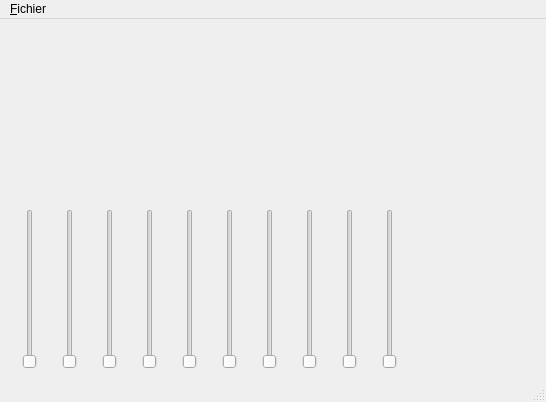
<?xml version="1.0" encoding="UTF-8"?>
<ui version="4.0">
 <class>Fenetre</class>
 <widget class="QMainWindow" name="Fenetre">
  <property name="geometry">
   <rect>
    <x>0</x>
    <y>0</y>
    <width>546</width>
    <height>402</height>
   </rect>
  </property>
  <property name="windowTitle">
   <string>C_CADRE</string>
  </property>
  <property name="ID" stdset="0">
   <number>100</number>
  </property>
  <widget class="QWidget" name="centralwidget">
   <widget class="C_SLIDER" name="Harmonique_0">
    <property name="geometry">
     <rect>
      <x>20</x>
      <y>190</y>
      <width>19</width>
      <height>160</height>
     </rect>
    </property>
    <property name="orientation">
     <enum>Qt::Vertical</enum>
    </property>
    <property name="ID" stdset="0">
     <number>0</number>
    </property>
   </widget>
   <widget class="C_SLIDER" name="Harmonique_1">
    <property name="geometry">
     <rect>
      <x>60</x>
      <y>190</y>
      <width>19</width>
      <height>160</height>
     </rect>
    </property>
    <property name="orientation">
     <enum>Qt::Vertical</enum>
    </property>
    <property name="ID" stdset="0">
     <number>1</number>
    </property>
   </widget>
   <widget class="C_SLIDER" name="Harmonique_2">
    <property name="geometry">
     <rect>
      <x>100</x>
      <y>190</y>
      <width>19</width>
      <height>160</height>
     </rect>
    </property>
    <property name="orientation">
     <enum>Qt::Vertical</enum>
    </property>
    <property name="ID" stdset="0">
     <number>2</number>
    </property>
   </widget>
   <widget class="C_SLIDER" name="Harmonique_3">
    <property name="geometry">
     <rect>
      <x>140</x>
      <y>190</y>
      <width>19</width>
      <height>160</height>
     </rect>
    </property>
    <property name="orientation">
     <enum>Qt::Vertical</enum>
    </property>
    <property name="ID" stdset="0">
     <number>3</number>
    </property>
   </widget>
   <widget class="C_SLIDER" name="Harmonique_4">
    <property name="geometry">
     <rect>
      <x>180</x>
      <y>190</y>
      <width>19</width>
      <height>160</height>
     </rect>
    </property>
    <property name="orientation">
     <enum>Qt::Vertical</enum>
    </property>
    <property name="ID" stdset="0">
     <number>4</number>
    </property>
   </widget>
   <widget class="C_SLIDER" name="Harmonique_5">
    <property name="geometry">
     <rect>
      <x>220</x>
      <y>190</y>
      <width>19</width>
      <height>160</height>
     </rect>
    </property>
    <property name="orientation">
     <enum>Qt::Vertical</enum>
    </property>
    <property name="ID" stdset="0">
     <number>5</number>
    </property>
   </widget>
   <widget class="C_SLIDER" name="Harmonique_6">
    <property name="geometry">
     <rect>
      <x>260</x>
      <y>190</y>
      <width>19</width>
      <height>160</height>
     </rect>
    </property>
    <property name="orientation">
     <enum>Qt::Vertical</enum>
    </property>
    <property name="ID" stdset="0">
     <number>6</number>
    </property>
   </widget>
   <widget class="C_SLIDER" name="Harmonique_7">
    <property name="geometry">
     <rect>
      <x>300</x>
      <y>190</y>
      <width>19</width>
      <height>160</height>
     </rect>
    </property>
    <property name="orientation">
     <enum>Qt::Vertical</enum>
    </property>
    <property name="ID" stdset="0">
     <number>7</number>
    </property>
   </widget>
   <widget class="C_SLIDER" name="Harmonique_8">
    <property name="geometry">
     <rect>
      <x>340</x>
      <y>190</y>
      <width>19</width>
      <height>160</height>
     </rect>
    </property>
    <property name="orientation">
     <enum>Qt::Vertical</enum>
    </property>
    <property name="ID" stdset="0">
     <number>8</number>
    </property>
   </widget>
   <widget class="C_SLIDER" name="Harmonique_9">
    <property name="geometry">
     <rect>
      <x>380</x>
      <y>190</y>
      <width>19</width>
      <height>160</height>
     </rect>
    </property>
    <property name="orientation">
     <enum>Qt::Vertical</enum>
    </property>
    <property name="ID" stdset="0">
     <number>9</number>
    </property>
   </widget>
   <widget class="QwtPlot" name="Le_Graphe">
    <property name="geometry">
     <rect>
      <x>10</x>
      <y>10</y>
      <width>400</width>
      <height>161</height>
     </rect>
    </property>
   </widget>
   <widget class="QwtKnob" name="Reglage_Periode">
    <property name="geometry">
     <rect>
      <x>430</x>
      <y>20</y>
      <width>91</width>
      <height>101</height>
     </rect>
    </property>
    <property name="lowerBound">
     <double>1.000000000000000</double>
    </property>
    <property name="scaleMaxMajor">
     <number>10</number>
    </property>
    <property name="value">
     <double>1.000000000000000</double>
    </property>
   </widget>
  </widget>
  <widget class="QMenuBar" name="menubar">
   <property name="geometry">
    <rect>
     <x>0</x>
     <y>0</y>
     <width>546</width>
     <height>21</height>
    </rect>
   </property>
   <widget class="QMenu" name="menu_Fichier">
    <property name="title">
     <string>&amp;Fichier</string>
    </property>
    <addaction name="action_Ouvrir"/>
    <addaction name="action_Sauver"/>
    <addaction name="separator"/>
    <addaction name="action_Quitter"/>
   </widget>
   <addaction name="menu_Fichier"/>
  </widget>
  <widget class="QStatusBar" name="statusbar"/>
  <action name="action_Quitter">
   <property name="text">
    <string>&amp;Quitter</string>
   </property>
  </action>
  <action name="action_Sauver">
   <property name="text">
    <string>&amp;Sauver</string>
   </property>
  </action>
  <action name="action_Ouvrir">
   <property name="text">
    <string>&amp;Ouvrir</string>
   </property>
  </action>
 </widget>
 <customwidgets>
  <customwidget>
   <class>QwtPlot</class>
   <extends>QFrame</extends>
   <header>qwt_plot.h</header>
  </customwidget>
  <customwidget>
   <class>QwtKnob</class>
   <extends>QWidget</extends>
   <header>qwt_knob.h</header>
  </customwidget>
  <customwidget>
   <class>C_SLIDER</class>
   <extends>QSlider</extends>
   <header>c_slider.h</header>
   <slots>
    <signal>Signal_Valeur_Changee(int,int)</signal>
   </slots>
  </customwidget>
 </customwidgets>
 <resources/>
 <connections>
  <connection>
   <sender>action_Quitter</sender>
   <signal>triggered()</signal>
   <receiver>Fenetre</receiver>
   <slot>close()</slot>
   <hints>
    <hint type="sourcelabel">
     <x>-1</x>
     <y>-1</y>
    </hint>
    <hint type="destinationlabel">
     <x>325</x>
     <y>120</y>
    </hint>
   </hints>
  </connection>
  <connection>
   <sender>Harmonique_0</sender>
   <signal>Signal_Valeur_Changee(int,int)</signal>
   <receiver>Fenetre</receiver>
   <slot>Slot_Changement_Amplitude(int,int)</slot>
   <hints>
    <hint type="sourcelabel">
     <x>28</x>
     <y>216</y>
    </hint>
    <hint type="destinationlabel">
     <x>36</x>
     <y>181</y>
    </hint>
   </hints>
  </connection>
  <connection>
   <sender>Harmonique_1</sender>
   <signal>Signal_Valeur_Changee(int,int)</signal>
   <receiver>Fenetre</receiver>
   <slot>Slot_Changement_Amplitude(int,int)</slot>
   <hints>
    <hint type="sourcelabel">
     <x>68</x>
     <y>240</y>
    </hint>
    <hint type="destinationlabel">
     <x>91</x>
     <y>160</y>
    </hint>
   </hints>
  </connection>
  <connection>
   <sender>Harmonique_2</sender>
   <signal>Signal_Valeur_Changee(int,int)</signal>
   <receiver>Fenetre</receiver>
   <slot>Slot_Changement_Amplitude(int,int)</slot>
   <hints>
    <hint type="sourcelabel">
     <x>112</x>
     <y>230</y>
    </hint>
    <hint type="destinationlabel">
     <x>146</x>
     <y>142</y>
    </hint>
   </hints>
  </connection>
  <connection>
   <sender>Harmonique_3</sender>
   <signal>Signal_Valeur_Changee(int,int)</signal>
   <receiver>Fenetre</receiver>
   <slot>Slot_Changement_Amplitude(int,int)</slot>
   <hints>
    <hint type="sourcelabel">
     <x>150</x>
     <y>239</y>
    </hint>
    <hint type="destinationlabel">
     <x>154</x>
     <y>111</y>
    </hint>
   </hints>
  </connection>
  <connection>
   <sender>Harmonique_4</sender>
   <signal>Signal_Valeur_Changee(int,int)</signal>
   <receiver>Fenetre</receiver>
   <slot>Slot_Changement_Amplitude(int,int)</slot>
   <hints>
    <hint type="sourcelabel">
     <x>186</x>
     <y>244</y>
    </hint>
    <hint type="destinationlabel">
     <x>191</x>
     <y>69</y>
    </hint>
   </hints>
  </connection>
  <connection>
   <sender>Harmonique_5</sender>
   <signal>Signal_Valeur_Changee(int,int)</signal>
   <receiver>Fenetre</receiver>
   <slot>Slot_Changement_Amplitude(int,int)</slot>
   <hints>
    <hint type="sourcelabel">
     <x>229</x>
     <y>225</y>
    </hint>
    <hint type="destinationlabel">
     <x>233</x>
     <y>40</y>
    </hint>
   </hints>
  </connection>
  <connection>
   <sender>Harmonique_6</sender>
   <signal>Signal_Valeur_Changee(int,int)</signal>
   <receiver>Fenetre</receiver>
   <slot>Slot_Changement_Amplitude(int,int)</slot>
   <hints>
    <hint type="sourcelabel">
     <x>269</x>
     <y>220</y>
    </hint>
    <hint type="destinationlabel">
     <x>321</x>
     <y>177</y>
    </hint>
   </hints>
  </connection>
  <connection>
   <sender>Harmonique_7</sender>
   <signal>Signal_Valeur_Changee(int,int)</signal>
   <receiver>Fenetre</receiver>
   <slot>Slot_Changement_Amplitude(int,int)</slot>
   <hints>
    <hint type="sourcelabel">
     <x>310</x>
     <y>219</y>
    </hint>
    <hint type="destinationlabel">
     <x>345</x>
     <y>151</y>
    </hint>
   </hints>
  </connection>
  <connection>
   <sender>Harmonique_8</sender>
   <signal>Signal_Valeur_Changee(int,int)</signal>
   <receiver>Fenetre</receiver>
   <slot>Slot_Changement_Amplitude(int,int)</slot>
   <hints>
    <hint type="sourcelabel">
     <x>346</x>
     <y>212</y>
    </hint>
    <hint type="destinationlabel">
     <x>392</x>
     <y>125</y>
    </hint>
   </hints>
  </connection>
  <connection>
   <sender>Harmonique_9</sender>
   <signal>Signal_Valeur_Changee(int,int)</signal>
   <receiver>Fenetre</receiver>
   <slot>Slot_Changement_Amplitude(int,int)</slot>
   <hints>
    <hint type="sourcelabel">
     <x>384</x>
     <y>217</y>
    </hint>
    <hint type="destinationlabel">
     <x>425</x>
     <y>194</y>
    </hint>
   </hints>
  </connection>
  <connection>
   <sender>Reglage_Periode</sender>
   <signal>valueChanged(double)</signal>
   <receiver>Fenetre</receiver>
   <slot>Slot_Change_Periode(double)</slot>
   <hints>
    <hint type="sourcelabel">
     <x>481</x>
     <y>91</y>
    </hint>
    <hint type="destinationlabel">
     <x>534</x>
     <y>34</y>
    </hint>
   </hints>
  </connection>
  <connection>
   <sender>action_Sauver</sender>
   <signal>triggered()</signal>
   <receiver>Fenetre</receiver>
   <slot>Slot_Sauver()</slot>
   <hints>
    <hint type="sourcelabel">
     <x>-1</x>
     <y>-1</y>
    </hint>
    <hint type="destinationlabel">
     <x>272</x>
     <y>200</y>
    </hint>
   </hints>
  </connection>
  <connection>
   <sender>action_Ouvrir</sender>
   <signal>triggered()</signal>
   <receiver>Fenetre</receiver>
   <slot>Slot_Ouvrir()</slot>
   <hints>
    <hint type="sourcelabel">
     <x>-1</x>
     <y>-1</y>
    </hint>
    <hint type="destinationlabel">
     <x>272</x>
     <y>200</y>
    </hint>
   </hints>
  </connection>
 </connections>
 <slots>
  <slot>Slot_Changement_Amplitude(int,int)</slot>
  <slot>Slot_Change_Periode(double)</slot>
  <slot>Slot_Sauver()</slot>
  <slot>Slot_Ouvrir()</slot>
 </slots>
</ui>
